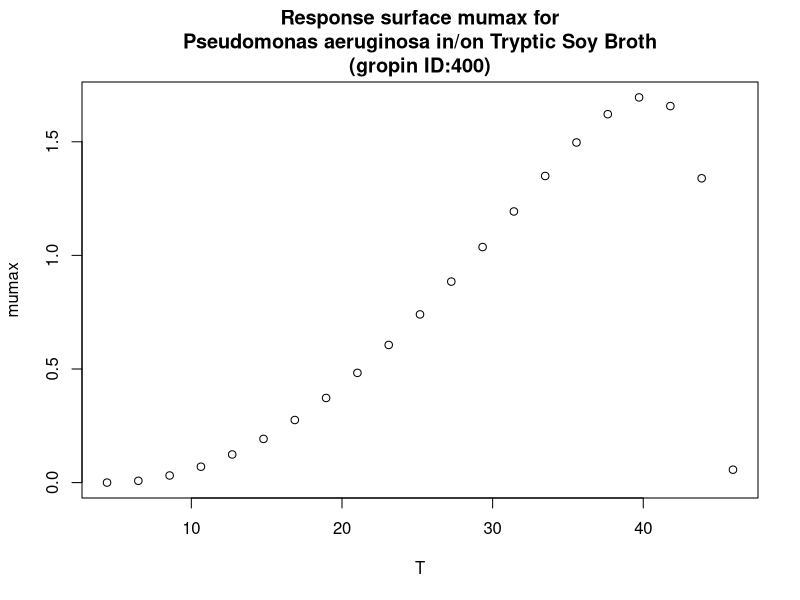

Write R code to recreate this figure.
#############################
# start of Parameter script
#############################
T <- seq(4.4044,45.954045954046,length.out=21)
#############################
# end of Parameter script
#############################
############################# 
# start of Model script Gropin ID 400 
#############################
 
# constant coefficients for this model
 
variables <- data.frame(T)
argumentsPar <- expand.grid(variables)
 
# heart of the model
response_surface <- function(T) {
   mumax <-(1.7*(T-46)*((T-4.4)^2))/((40.3-4.4)*((40.3-4.4)*(T-40.3)-(40.3-46)*(40.3+4.4-2*T)))

return(mumax=mumax)
} 

# output parameters
responseSurface <- cbind(argumentsPar,response_surface(argumentsPar['T']))
colnames(responseSurface) <- c(colnames(argumentsPar),'mumax')
#############################
# End of Model script
#############################
############################# 
# start of Visualisation script Gropin ID 400 
#############################
plot(T,responseSurface$'mumax',xlab='T',
                          ylab='mumax',main='Response surface mumax for
Pseudomonas aeruginosa in/on Tryptic Soy Broth
(gropin ID:400)')
#############################
# End of Visualisation script
#############################
